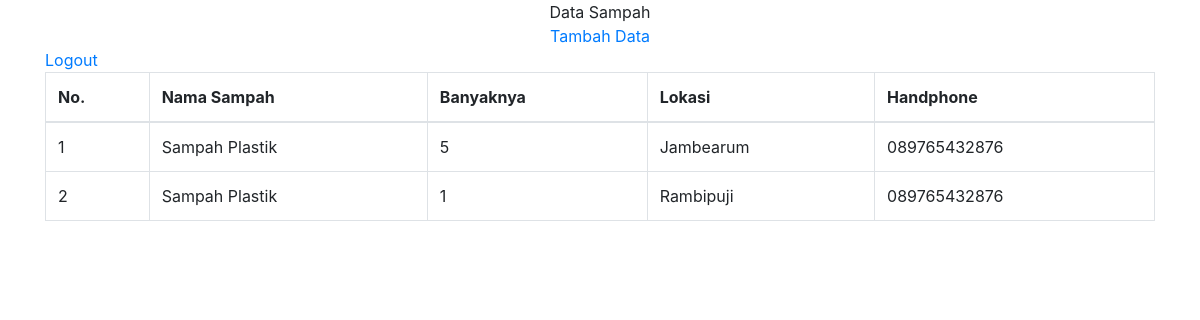
The page /baru/crud/utama on the database its author committed.
### tables this page shows
CREATE TABLE `sampah` (
  `id_sampah` int(11) NOT NULL,
  `nama_sampah` varchar(50) NOT NULL,
  `jumlah_sampah` int(5) NOT NULL,
  `lokasi` text NOT NULL,
  `hp` varchar(50) NOT NULL
);

CREATE TABLE `user` (
  `id_user` int(5) NOT NULL,
  `username` varchar(50) NOT NULL,
  `hp` varchar(15) NOT NULL,
  `password` varchar(10) NOT NULL
);

### baru/application/controllers/Crud.php (called while the page is built, shortened)
<?php
class Crud extends CI_Controller{
	function __construct(){
    $this->load->model('m_data');
	 $this->load->helper(array('url') , 'form_validation');
	}
          function utama(){
            $data['sampah'] = $this->m_data->viewall();
            $this->load->view('v_tampil',$data);
          }
}

### baru/index.php (called while the page is built, shortened)
<?php
require_once BASEPATH.'core/CodeIgniter.php';

### baru/application/models/m_data.php (called while the page is built, shortened)
<?php
class M_data extends CI_Model{
				public function viewall(){
					$this->db->select('*');
					$this->db->from('sampah');
					$this->db->join('user', 'user.hp= sampah.hp');
					$query = $this->db->get();
					return $query->result();
				}
	}

### baru/application/views/v_tampil.php (the view, shortened to what this page needs)
<!DOCTYPE html>
<html lang="en">
<head>
  <link rel="stylesheet" href="https://maxcdn.bootstrapcdn.com/bootstrap/4.4.1/css/bootstrap.min.css">
</head>
<body>
<div class="container">
  <center>Data Sampah</center>
  <center><?php echo anchor('crud/tambah','Tambah Data'); ?></center>
  <a href="<?php echo base_url('login/logout'); ?>">Logout</a>
  <table class="table table-bordered">
    <thead>
      <tr>
	  	<th>No.</th>
        <th>Nama Sampah</th>
        <th>Banyaknya</th>
        <th>Lokasi</th>
		<th>Handphone</th>
      </tr>
    </thead>
    <tbody>
	<?php
		$no = 1;
		foreach($sampah as $u){
		?>
		<tr>
			<td><?php echo $no++ ?></td>
			<td><?php echo $u->nama_sampah ?></td>
			<td><?php echo $u->jumlah_sampah ?></td>
			<td><?php echo $u->lokasi ?></td>
			<td><?php echo $u->hp ?></td>
		</tr>
		<?php } ?>
    </tbody>
  </table>
</div>
</body>
</html>

### rows shown on the page
sampah: nama_sampah "Sampah Plastik", jumlah_sampah "5", lokasi "Jambearum", user.hp "089765432876"
sampah: nama_sampah "Sampah Plastik", jumlah_sampah "1", lokasi "Rambipuji", user.hp "089765432876"

### other values the page prints
anchor('crud/tambah','Tambah Data') "Tambah Data"
